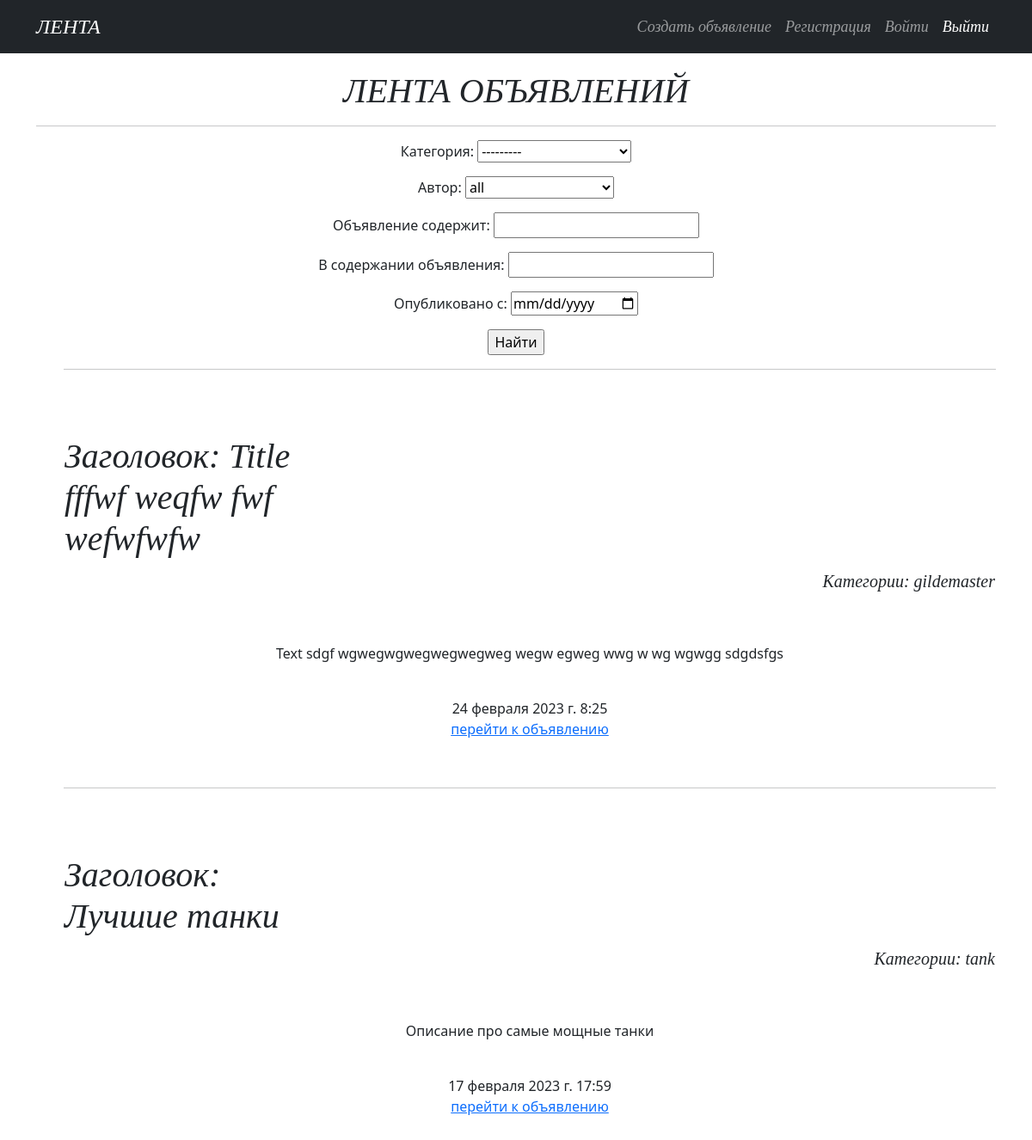
The app's page /article/, older data.
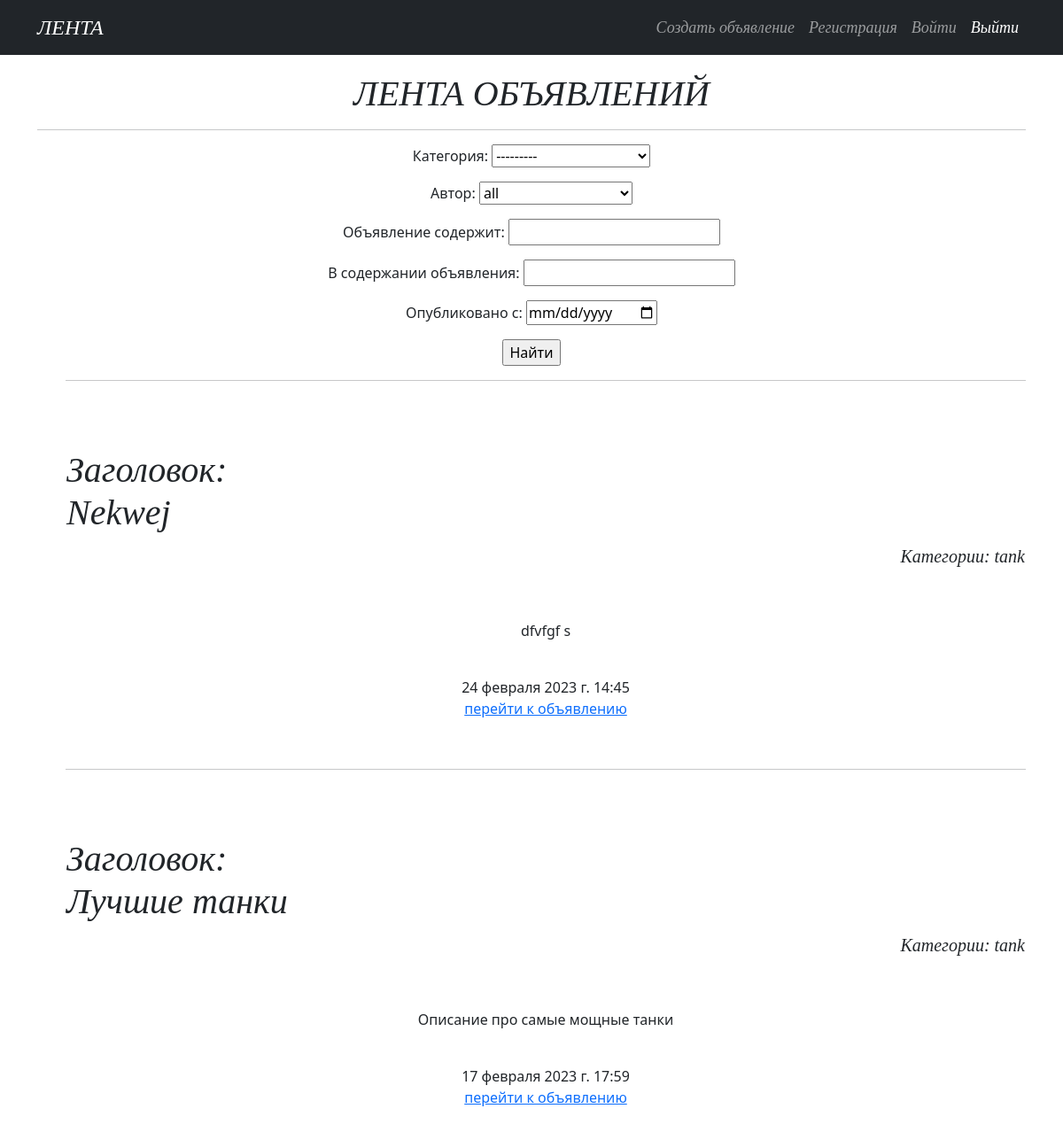
The same page, newer data.
### service/models.py (models this page shows, shortened)
class Article(models.Model):
    TYPE = (
        ('tank', 'Танки'),
        ('heal', 'Хилы'),
        ('dd', 'ДД'),
        ('tank', 'Танки'),
        ('buyers', 'Торговцы'),
        ('gildemaster', 'Гилдмастеры'),
        ('quest', 'Квестгилверы'),
        ('smith', 'Кузнецы'),
        ('tanner', 'Кожевники'),
        ('potion', 'Зельевары'),
        ('spellmaster', 'Мастер заклинаний'),
    )
    author = models.ForeignKey(User, on_delete=models.CASCADE, verbose_name='автор')
    author_id = author.primary_key
    title = models.CharField(max_length=64, verbose_name='заголовок')
    text = models.CharField(max_length=64, verbose_name='текст')
    category = models.CharField(max_length=11, choices=TYPE, default='tank', verbose_name='категория')
    time_in = models.DateTimeField(auto_now_add=True)
    class Meta:
        verbose_name='статью'
        verbose_name_plural = 'Статьи'

### service/views.py (the view)
# urls.py: path('', ArticleList.as_view(), name='article'),
class ArticleList(ListView):
    model = Article
    ordering = '-id'
    template_name = 'article.html'
    context_object_name = 'article'
    def get_queryset(self):
        queryset = super().get_queryset()
        self.filterset = ArticleFilter(self.request.GET, queryset)
        return self.filterset.qs
    def get_context_data(self, **kwargs):
        context = super().get_context_data(**kwargs)
        context['filterset'] = self.filterset
        return context

### templates/article.html (shortened to what this page needs)
{% extends 'flatpages/default.html' %}
{% block content %}
<h1 style="text-align: center;margin-top: 20px;font-family: Candara;"><em>ЛЕНТА ОБЪЯВЛЕНИЙ</em></h1>
<hr>
<form style="text-align: midle;" action="" method="get">
    {{ filterset.form.as_p }}
    <input type="submit" value="Найти" />
</form>
{% for i in article %}
<ul>
    <hr>
    <p>&nbsp;</p>
    <table >
        <tbody>
        <tr>
            <td><h1 style="text-align: left;margin-top: 20px;font-family: Candara;"><em>Заголовок: {{ i.title }} </em></h1></td>
        </tr>
        <tr>
            <td></td>
            <td style="width: 800px;"><p style="text-align: right; font-size:20px; font-family: Candara;"><em>Категории: {{ i.category }}</em></p></td>
        </tr>
        </tbody>
    </table>
    <p>&nbsp;</p>
    {% autoescape off %}{{ i.text }}{% endautoescape %}
    <p>&nbsp;</p>
    {{ i.time_in }}
    <p><a href="/article/{{ i.id }}">перейти к объявлению</a></p>
    <p>&nbsp;</p>
</ul>
{% endfor %}
{% endblock content %}

Row changes from the older to the newer data that the page shows:
removed Article: title "Title fffwf weqfw fwf wefwfwfw", category "gildemaster", text "Text sdgf wgwegwgwegwegwegweg wegw egweg wwg w wg wgwgg sdgdsfgs", time_in "24 февраля 2023 г. 8:25"
added Article: title "Nekwej", category "tank", text "dfvfgf s", time_in "24 февраля 2023 г. 14:45"
